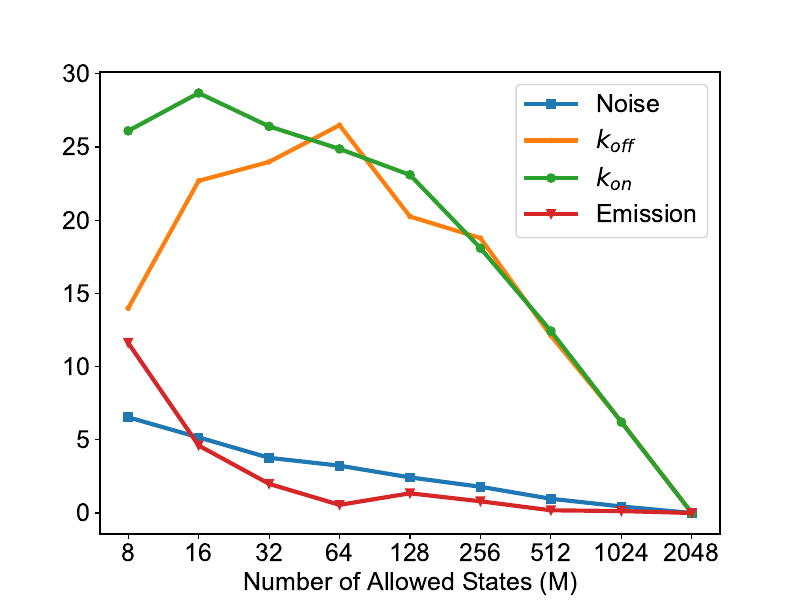

Write Python code to recreate this figure.
import numpy as np
import matplotlib.pyplot as plt
import matplotlib.ticker as ticker
import matplotlib

matplotlib.rcParams['figure.figsize'] = (10.0, 8.0)
#plt.style.use('dark_background')

kon_2048 = 0.11673
koff_2048 = 0.16646
emission_2048 = 13641
noise_2048 = 18698

kon_1024 = 0.10948
koff_1024 = 0.15607
emission_1024 = 13623.06526
noise_1024 = 18781.60725

kon_512 = 0.10222
koff_512 = 0.14630
emission_512 = 13615.84159
noise_512 = 18879.73283

kon_256 = 0.09561
koff_256 = 0.13520
emission_256 = 13531.91999
noise_256 = 19032.98429

kon_128 = 0.08977
koff_128 = 0.13275
emission_128 = 13824.66224
noise_128 = 19152.75072

kon_64 = 0.08770
koff_64 = 0.12236
emission_64 = 13565.22765
noise_64 = 19302.26174

kon_32 = 0.08590
koff_32 = 0.12654
emission_32 = 13912.42311
noise_32 = 19403.14986

kon_16 = 0.08324
koff_16 = 0.12869
emission_16 = 14270.15151
noise_16 = 19663.79929

kon_8 = 0.08626
koff_8 = 0.14318
emission_8 = 15226.42213
noise_8 = 19920.41511

index = np.array([8, 16, 32, 64, 128, 256, 512, 1024, 2048])
#index = np.array([8, 16, 32, 64, 128, 256])

emissions = np.array([emission_8, emission_16, emission_32, emission_64, emission_128,
                      emission_256, emission_512, emission_1024, emission_2048])

noise = np.array([noise_8, noise_16, noise_32, noise_64, noise_128, noise_256,
                  noise_512, noise_1024, noise_2048])

prob_on = np.array([kon_8, kon_16, kon_32, kon_64, kon_128, kon_256,
                    kon_512, kon_1024, kon_2048])

prob_off = np.array([koff_8, koff_16, koff_32, koff_64, koff_128, koff_256,
                     koff_512, koff_1024, koff_2048])

# %%
params = {'legend.fontsize': 12}
plt.rcParams.update(params)
plt.rcParams.update({'font.size': 12})

"""
plt.figure(0)
emissions_normalised = emissions / emissions[7,]
noise_normalised = noise / noise[7,]
prob_on_normalised = prob_on / prob_on[7,]
prob_off_normalised = prob_off / prob_off[7,]
plt.plot(index, emissions_normalised, c='r')
plt.plot(index, noise_normalised, c='b')
plt.plot(index, prob_on_normalised, c='w')
plt.plot(index, prob_off_normalised, c='y')
plt.show()
plt.savefig('normalised.pdf', dpi=300, transparent=True)
plt.savefig('normalised.png', dpi=300)
"""

emissions_final = emissions[-1]
noise_final = noise[-1]
prob_on_final = prob_on[-1]
prob_off_final = prob_off[-1]

emissions_divided = emissions / emissions_final
noise_divided = noise / noise_final
prob_on_divided = prob_on / prob_on_final
prob_off_divided = prob_off / prob_off_final

true_noise = noise_final
true_emission = emissions_final
true_kon = prob_on_final
true_koff = prob_off_final

#%% Make a fancy plot
params = {'legend.fontsize': 18}
plt.rcParams.update(params)
plt.rcParams.update({'font.size': 18})
plt.rcParams['font.family'] = 'arial'

def rel_error(true_value, inferred_value):
    rel_calc = abs((inferred_value - true_value) / true_value)
    rel_calc2 = rel_calc * 100
    return rel_calc2

noise_dict = {'8': rel_error(true_noise, noise_8), '16': rel_error(true_noise, noise_16),
              '32': rel_error(true_noise, noise_32), '64': rel_error(true_noise, noise_64),
              '128': rel_error(true_noise, noise_128), '256': rel_error(true_noise, noise_256),
              '512': rel_error(true_noise, noise_512), '1024': rel_error(true_noise, noise_1024),
              '2048': rel_error(true_noise, noise_2048)}
noise_names = list(noise_dict.keys())
noise_values = list(noise_dict.values())

prob_off_dict = {'8': rel_error(true_koff, koff_8), '16': rel_error(true_koff, koff_16),
                 '32': rel_error(true_koff, koff_32),
                 '64': rel_error(true_koff, koff_64), '128': rel_error(true_koff, koff_128),
                 '256': rel_error(true_koff, koff_256), '512': rel_error(true_koff, koff_512),
                 '1024': rel_error(true_koff, koff_1024), '2048': rel_error(true_koff, koff_2048)}
prob_off_names = list(prob_off_dict.keys())
prob_off_values = list(prob_off_dict.values())

prob_on_dict = {'8': rel_error(true_kon, kon_8), '16': rel_error(true_kon, kon_16), '32': rel_error(true_kon, kon_32),
                '64': rel_error(true_kon, kon_64), '128': rel_error(true_kon, kon_128),
                '256': rel_error(true_kon, kon_256), '512': rel_error(true_kon, kon_512),
                '1024': rel_error(true_kon, kon_1024), '2048': rel_error(true_kon, kon_2048)}
prob_on_names = list(prob_on_dict.keys())
prob_on_values = list(prob_on_dict.values())

emissions_dict = {'8': rel_error(true_emission, emission_8), '16': rel_error(true_emission, emission_16),
                  '32': rel_error(true_emission, emission_32), '64': rel_error(true_emission, emission_64),
                  '128': rel_error(true_emission, emission_128), '256': rel_error(true_emission, emission_256),
                  '512': rel_error(true_emission, emission_512), '1024': rel_error(true_emission, emission_1024),
                  '2048': rel_error(true_emission, emission_2048)}
emissions_names = list(emissions_dict.keys())
emissions_values = list(emissions_dict.values())

plt.figure(1, figsize = (8,6), dpi=300)
plt.plot(noise_names, noise_values, label = 'Noise', marker = 's', linewidth=3)
plt.plot(prob_off_names, prob_off_values, label = '$k_{off}$', marker = '.', linewidth=3)
plt.plot(prob_on_names, prob_on_values, label = '$k_{on}$', marker = 'o', linewidth=3)
plt.plot(emissions_names, emissions_values, label = 'Emission', marker = 'v', linewidth=3)
plt.xlabel('Number of Allowed States (M)')
#plt.ylabel('QUERY THIS')
#plt.ylim((0.7,1.15))
#plt.xlim((0, 300))
#plt.title('Plot of Convergence of Truncated Model Parameters to Full Model Parameters')
#plt.title('Plot of Convergence of Truncated and Full Model Parameters')
plt.legend()
plt.savefig('figuree.pdf', dpi=300, transparent=True)
plt.show()
